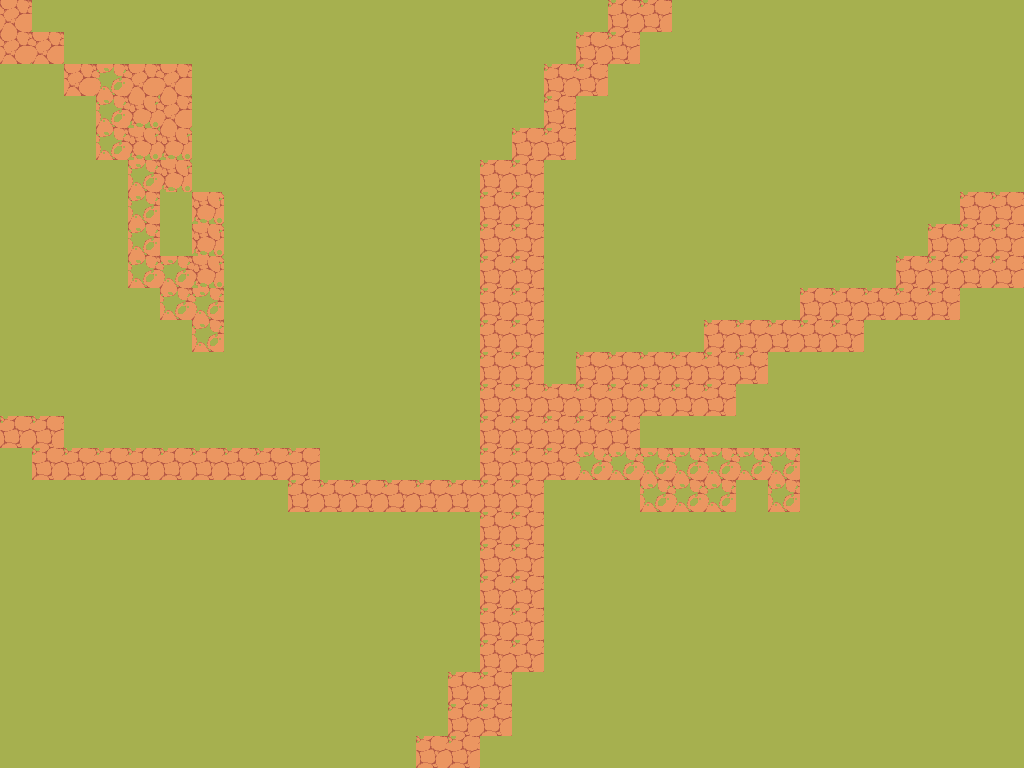

A level layout from a 2D game, rendered from its tile map. Below: a short description, then the map file with its tile-grid data intact:
An orthogonal 32x24 tile map with 32x32 px tiles, 1 tile layer (Tile Layer 1).

<map version="1.10" tiledversion="1.12.0" orientation="orthogonal" renderorder="right-down" width="32" height="24" tilewidth="32" tileheight="32" infinite="0" nextlayerid="3" nextobjectid="1">
 <tileset firstgid="1" source="../assets/FieldsTileset.tsx" />
 <layer id="1" name="Tile Layer 1" width="32" height="24">
  <data encoding="csv">
1,38,38,38,38,38,38,38,38,38,38,38,38,38,38,38,38,38,38,37,37,38,38,38,38,38,38,38,38,38,38,38,
1,1,38,38,38,38,38,38,38,38,38,38,38,38,38,38,38,38,37,37,38,38,38,38,38,38,38,38,38,38,38,38,
38,38,1,19,1,1,38,38,38,38,38,38,38,38,38,38,38,37,37,38,38,38,38,38,38,38,38,38,38,38,38,38,
38,38,38,19,64,1,38,38,38,38,38,38,38,38,38,38,38,37,38,38,38,38,38,38,38,38,38,38,38,38,38,38,
38,38,38,19,64,64,38,38,38,38,38,38,38,38,38,38,37,37,38,38,38,38,38,38,38,38,38,38,38,38,38,38,
38,38,38,38,19,64,38,38,38,38,38,38,38,38,38,37,37,38,38,38,38,38,38,38,38,38,38,38,38,38,38,38,
38,38,38,38,19,38,64,38,38,38,38,38,38,38,38,37,37,38,38,38,38,38,38,38,38,38,38,38,38,38,37,37,
38,38,38,38,19,38,64,38,38,38,38,38,38,38,38,37,37,38,38,38,38,38,38,38,38,38,38,38,38,37,37,37,
38,38,38,38,19,19,64,38,38,38,38,38,38,38,38,37,37,38,38,38,38,38,38,38,38,38,38,38,37,37,37,37,
38,38,38,38,38,19,19,38,38,38,38,38,38,38,38,37,37,38,38,38,38,38,38,38,38,37,37,37,37,37,38,38,
38,38,38,38,38,38,19,38,38,38,38,38,38,38,38,37,37,38,38,38,38,38,37,37,37,37,37,38,38,38,38,38,
38,38,38,38,38,38,38,38,38,38,38,38,38,38,38,37,37,38,37,37,37,37,37,37,38,38,38,38,38,38,38,38,
38,38,38,38,38,38,38,38,38,38,38,38,38,38,38,37,37,37,37,37,37,37,37,38,38,38,38,38,38,38,38,38,
37,37,38,38,38,38,38,38,38,38,38,38,38,38,38,37,37,37,37,37,38,38,38,38,38,38,38,38,38,38,38,38,
38,37,37,37,37,37,37,37,37,37,38,38,38,38,38,37,37,37,19,19,19,19,19,19,19,38,38,38,38,38,38,38,
38,38,38,38,38,38,38,38,38,37,37,37,37,37,37,37,37,38,38,38,19,19,19,38,19,38,38,38,38,38,38,38,
38,38,38,38,38,38,38,38,38,38,38,38,38,38,38,37,37,38,38,38,38,38,38,38,38,38,38,38,38,38,38,38,
38,38,38,38,38,38,38,38,38,38,38,38,38,38,38,37,37,38,38,38,38,38,38,38,38,38,38,38,38,38,38,38,
38,38,38,38,38,38,38,38,38,38,38,38,38,38,38,37,37,38,38,38,38,38,38,38,38,38,38,38,38,38,38,38,
38,38,38,38,38,38,38,38,38,38,38,38,38,38,38,37,37,38,38,38,38,38,38,38,38,38,38,38,38,38,38,38,
38,38,38,38,38,38,38,38,38,38,38,38,38,38,38,37,37,38,38,38,38,38,38,38,38,38,38,38,38,38,38,38,
38,38,38,38,38,38,38,38,38,38,38,38,38,38,37,37,38,38,38,38,38,38,38,38,38,38,38,38,38,38,38,38,
38,38,38,38,38,38,38,38,38,38,38,38,38,38,37,37,38,38,38,38,38,38,38,38,38,38,38,38,38,38,38,38,
38,38,38,38,38,38,38,38,38,38,38,38,38,37,37,38,38,38,38,38,38,38,38,38,38,38,38,38,38,38,38,38
</data>
 </layer>
</map>
